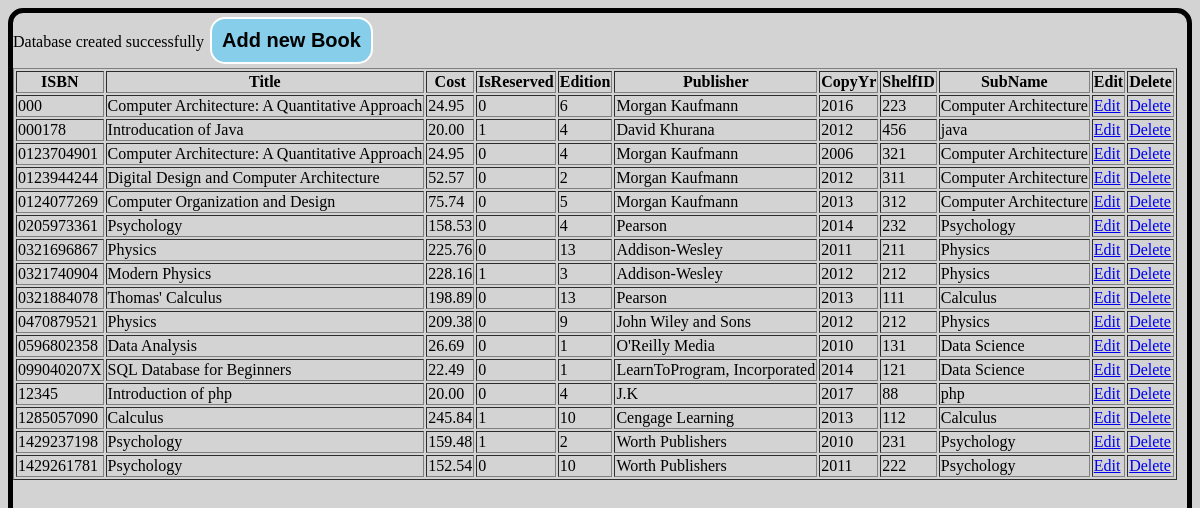
The app's page /showbook.php with its own data.
### tables this page shows
CREATE TABLE `book` (
  `ISBN` char(14) NOT NULL,
  `Title` varchar(100) NOT NULL,
  `Cost` decimal(5,2) NOT NULL,
  `IsReserved` tinyint(1) NOT NULL,
  `Edition` int(11) NOT NULL,
  `Publisher` varchar(30) NOT NULL,
  `CopyYr` decimal(4,0) NOT NULL,
  `ShelfID` int(11) DEFAULT NULL,
  `SubName` varchar(30) DEFAULT NULL
);

### showbook.php (the view, shortened to what this page needs)
<html>
<head>
<link rel="stylesheet" type="text/css" href="libstyle.css">
</head>
<body>
<?php
include "database.php";
$servername = "localhost";
$user = "root";
$pass = "";
$database="library_management_system";
$conn = new mysqli($servername, $user, $pass ,$database);
$sql = "SELECT * FROM book";
$result=$conn->query($sql);
?>
<table border = 1;
 border-spacing: 5px;
    border-color: black;>
<form action="insertbook.php" method="post">
<input type="Submit" value="Add new Book"/>
</form>
<tr>
<th>ISBN</th>
<th>Title</th>
<th>Cost</th>
<th>IsReserved</th>
<th>Edition</th>
<th>Publisher</th>
<th>CopyYr</th>
<th>ShelfID</th>
<th>SubName</th>
<th>Edit </th>
<th>Delete</th>
</tr>
<?php
if($result->num_rows>0){
	while($row =$result-> fetch_assoc()) {
        echo "<tr>";
		echo "<td>";
        	echo $row["ISBN"];
        echo "</td>";
        echo "<td>";
        	echo $row["Title"];
        echo "</td>";
        echo "<td>";
        echo $row['Cost'];
        echo "</td>";
        echo "<td>";
        echo $row['IsReserved'];
        echo "</td>";
        echo "<td>";
        echo $row['Edition'];
        echo "</td>";
        echo "<td>";
        echo $row['Publisher'];
        echo "</td>";
        echo "<td>";
        echo $row['CopyYr'];
        echo "</td>";
        echo "<td>";
        echo $row['ShelfID'];
        echo "</td>";
		echo "<td>";
        echo $row['SubName'];
        echo "</td>";
       echo "<td><a href=\"editbook.php?ISBN=$row[ISBN]\">Edit</a></td>";
         echo "<td><a href=\"deletebook.php?ISBN=$row[ISBN]\">Delete</a></td>";
        echo "</tr>";
	}
	} else {
   	echo "0 results";
	}
?>
</table>
</body>
</html>

### libStyle.css (style rules this page uses)
body { background-color:lightgray;border:5px solid black;border-radius: 15px; }
form { padding:30px;width:50%;margin-left:100px; }
input[type=button], input[type=submit], input[type=text] ,input[type=password] { background-color:skyblue; border: 2px solid white; border-radius: 15px; color: black; padding: 10px; font-size:20px; text-align:center; margin: 4px 2px; cursor: pointer; font-weight: bold; }

### records on screen
book: ISBN "000", Title "Computer Architecture: A Quantitative Approach", Cost "24.95", IsReserved "0", Edition "6", Publisher "Morgan Kaufmann", CopyYr "2016", ShelfID "223", SubName "Computer Architecture"
book: ISBN "000178", Title "Introducation of Java", Cost "20.00", IsReserved "1", Edition "4", Publisher "David Khurana", CopyYr "2012", ShelfID "456", SubName "java"
book: ISBN "0123704901", Title "Computer Architecture: A Quantitative Approach", Cost "24.95", IsReserved "0", Edition "4", Publisher "Morgan Kaufmann", CopyYr "2006", ShelfID "321", SubName "Computer Architecture"
book: ISBN "0123944244", Title "Digital Design and Computer Architecture", Cost "52.57", IsReserved "0", Edition "2", Publisher "Morgan Kaufmann", CopyYr "2012", ShelfID "311", SubName "Computer Architecture"
book: ISBN "0124077269", Title "Computer Organization and Design", Cost "75.74", IsReserved "0", Edition "5", Publisher "Morgan Kaufmann", CopyYr "2013", ShelfID "312", SubName "Computer Architecture"
book: ISBN "0205973361", Title "Psychology", Cost "158.53", IsReserved "0", Edition "4", Publisher "Pearson", CopyYr "2014", ShelfID "232", SubName "Psychology"
book: ISBN "0321696867", Title "Physics", Cost "225.76", IsReserved "0", Edition "13", Publisher "Addison-Wesley", CopyYr "2011", ShelfID "211", SubName "Physics"
book: ISBN "0321740904", Title "Modern Physics", Cost "228.16", IsReserved "1", Edition "3", Publisher "Addison-Wesley", CopyYr "2012", ShelfID "212", SubName "Physics"
book: ISBN "0321884078", Title "Thomas' Calculus", Cost "198.89", IsReserved "0", Edition "13", Publisher "Pearson", CopyYr "2013", ShelfID "111", SubName "Calculus"
book: ISBN "0470879521", Title "Physics", Cost "209.38", IsReserved "0", Edition "9", Publisher "John Wiley and Sons", CopyYr "2012", ShelfID "212", SubName "Physics"
book: ISBN "0596802358", Title "Data Analysis", Cost "26.69", IsReserved "0", Edition "1", Publisher "O'Reilly Media", CopyYr "2010", ShelfID "131", SubName "Data Science"
book: ISBN "099040207X", Title "SQL Database for Beginners", Cost "22.49", IsReserved "0", Edition "1", Publisher "LearnToProgram, Incorporated", CopyYr "2014", ShelfID "121", SubName "Data Science"
book: ISBN "12345", Title "Introduction of php", Cost "20.00", IsReserved "0", Edition "4", Publisher "J.K", CopyYr "2017", ShelfID "88", SubName "php"
book: ISBN "1285057090", Title "Calculus", Cost "245.84", IsReserved "1", Edition "10", Publisher "Cengage Learning", CopyYr "2013", ShelfID "112", SubName "Calculus"
book: ISBN "1429237198", Title "Psychology", Cost "159.48", IsReserved "1", Edition "2", Publisher "Worth Publishers", CopyYr "2010", ShelfID "231", SubName "Psychology"
book: ISBN "1429261781", Title "Psychology", Cost "152.54", IsReserved "0", Edition "10", Publisher "Worth Publishers", CopyYr "2011", ShelfID "222", SubName "Psychology"
